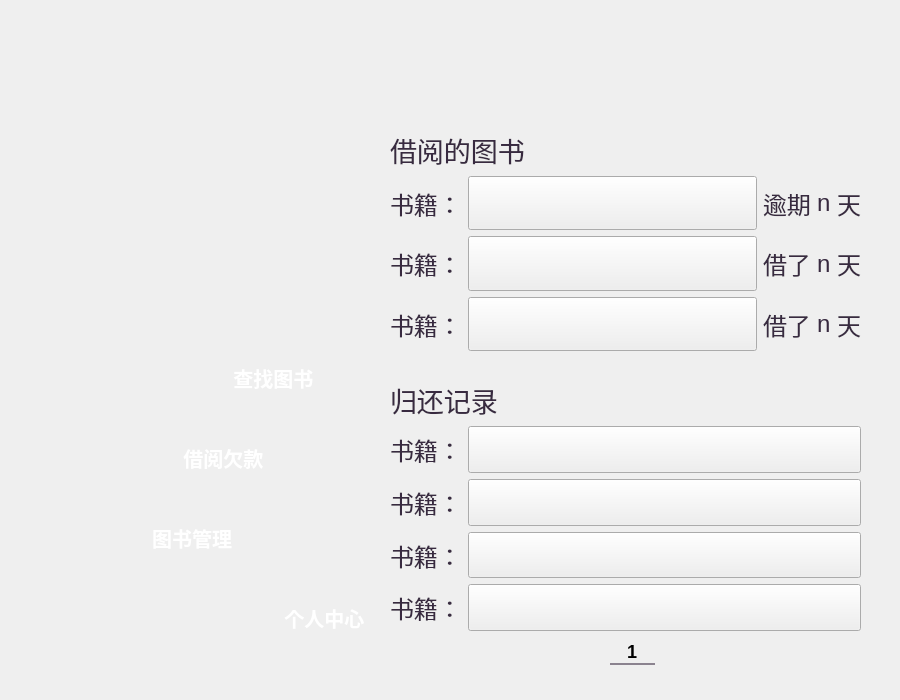
<?xml version="1.0" encoding="UTF-8"?>
<ui version="4.0">
 <class>bookmode</class>
 <widget class="QWidget" name="bookmode">
  <property name="geometry">
   <rect>
    <x>0</x>
    <y>0</y>
    <width>900</width>
    <height>700</height>
   </rect>
  </property>
  <property name="windowTitle">
   <string>Form</string>
  </property>
  <property name="styleSheet">
   <string notr="true">QLabel
{
color:rgb(56,42,64);
}
QLineEdit
{
background-color:transparent;
border:none;
font:bold 18px ;
color:rgba(0,0,0);
border-bottom: 2px solid rgba(56,42,64,140);
}
QLineEdit:hover
{
background-color:transparent;
border:none;
font:bold 18px ;
color:rgb(56,42,64);
border-bottom: 2px solid rgb(56,42,64);
}
QPushButton#reduce_button
{
border:none;
image:url(:/image/Arrow L_X10.png);
}
QPushButton#reduce_button:hover
{
border:none;
image:url(:/image/Arrow L_X10-pressed.png);
}
QPushButton#raise_button
{
border:none;
image:url(:/image/Arrow R_X10.png);
}
QPushButton#raise_button:hover
{
border:none;
image:url(:/image/Arrow R_X10-pressed.png);
}
QPushButton#btnClose
{
border:none;
image:url(:/image/delet_button.png);
color:white;
}
QPushButton#btnClose:hover
{
image:url(:/image/delet_button_pressed.png);
color:white;
}

QPushButton#Update_Button
{
image:url(:/image/login.png);
color:white;
}
QPushButton#Update_Button:hover
{
image:url(:/image/login-pressed.png);
color:white;
}
QPushButton#PersonalMode_Button
{
border:none;
image:url(:/image/main_more.png);
color:white;
}
QPushButton#PersonalMode_Button:hover
{
image:url(:/image/main_more_pressed.png);
color:white;
}
QPushButton#PayMode_Button
{
border:none;
image:url(:/image/main_story.png);
color:white;
}
QPushButton#PayMode_Button:hover
{
image:url(:/image/main_story_pressed.png);
color:white;
}
QPushButton#BookMode_Button
{
border:none;
image:url(:/image/main_course_pressed.png);
color:white;
}
QPushButton#BookMode_Button:hover
{
image:url(:/image/main_course_pressed.png);
color:white;
}
QPushButton#FindBookMode_Button
{
border:none;
image:url(:/image/main_musicplay.png);
color:white;
}
QPushButton#FindBookMode_Button:hover
{
image:url(:/image/main_musicplay_pressed.png);
color:white;
}</string>
  </property>
  <widget class="QWidget" name="verticalLayoutWidget_4">
   <property name="geometry">
    <rect>
     <x>390</x>
     <y>380</y>
     <width>471</width>
     <height>251</height>
    </rect>
   </property>
   <layout class="QVBoxLayout" name="verticalLayout_3">
    <item>
     <widget class="QLabel" name="label_7">
      <property name="font">
       <font>
        <family>华文隶书</family>
        <pointsize>20</pointsize>
       </font>
      </property>
      <property name="text">
       <string>归还记录</string>
      </property>
     </widget>
    </item>
    <item>
     <layout class="QHBoxLayout" name="horizontalLayout_14">
      <item>
       <widget class="QLabel" name="d">
        <property name="sizePolicy">
         <sizepolicy hsizetype="Fixed" vsizetype="Preferred">
          <horstretch>0</horstretch>
          <verstretch>0</verstretch>
         </sizepolicy>
        </property>
        <property name="font">
         <font>
          <pointsize>18</pointsize>
         </font>
        </property>
        <property name="text">
         <string>书籍：</string>
        </property>
       </widget>
      </item>
      <item>
       <widget class="QPushButton" name="db">
        <property name="sizePolicy">
         <sizepolicy hsizetype="Preferred" vsizetype="Expanding">
          <horstretch>0</horstretch>
          <verstretch>0</verstretch>
         </sizepolicy>
        </property>
        <property name="font">
         <font>
          <pointsize>16</pointsize>
         </font>
        </property>
        <property name="styleSheet">
         <string notr="true">border: none;
    background-color: rgba(0, 0, 0, 0); /* 设置背景颜色为透明}</string>
        </property>
        <property name="text">
         <string/>
        </property>
       </widget>
      </item>
     </layout>
    </item>
    <item>
     <layout class="QHBoxLayout" name="horizontalLayout_15">
      <item>
       <widget class="QLabel" name="d_2">
        <property name="sizePolicy">
         <sizepolicy hsizetype="Fixed" vsizetype="Preferred">
          <horstretch>0</horstretch>
          <verstretch>0</verstretch>
         </sizepolicy>
        </property>
        <property name="font">
         <font>
          <pointsize>18</pointsize>
         </font>
        </property>
        <property name="text">
         <string>书籍：</string>
        </property>
       </widget>
      </item>
      <item>
       <widget class="QPushButton" name="db_2">
        <property name="sizePolicy">
         <sizepolicy hsizetype="Preferred" vsizetype="Expanding">
          <horstretch>0</horstretch>
          <verstretch>0</verstretch>
         </sizepolicy>
        </property>
        <property name="font">
         <font>
          <pointsize>16</pointsize>
         </font>
        </property>
        <property name="styleSheet">
         <string notr="true">border: none;
    background-color: rgba(0, 0, 0, 0); /* 设置背景颜色为透明}</string>
        </property>
        <property name="text">
         <string/>
        </property>
       </widget>
      </item>
     </layout>
    </item>
    <item>
     <layout class="QHBoxLayout" name="horizontalLayout_16">
      <item>
       <widget class="QLabel" name="d_3">
        <property name="sizePolicy">
         <sizepolicy hsizetype="Fixed" vsizetype="Preferred">
          <horstretch>0</horstretch>
          <verstretch>0</verstretch>
         </sizepolicy>
        </property>
        <property name="font">
         <font>
          <pointsize>18</pointsize>
         </font>
        </property>
        <property name="text">
         <string>书籍：</string>
        </property>
       </widget>
      </item>
      <item>
       <widget class="QPushButton" name="db_3">
        <property name="sizePolicy">
         <sizepolicy hsizetype="Preferred" vsizetype="Expanding">
          <horstretch>0</horstretch>
          <verstretch>0</verstretch>
         </sizepolicy>
        </property>
        <property name="font">
         <font>
          <pointsize>16</pointsize>
         </font>
        </property>
        <property name="styleSheet">
         <string notr="true">border: none;
    background-color: rgba(0, 0, 0, 0); /* 设置背景颜色为透明}</string>
        </property>
        <property name="text">
         <string/>
        </property>
       </widget>
      </item>
     </layout>
    </item>
    <item>
     <layout class="QHBoxLayout" name="horizontalLayout_19">
      <item>
       <widget class="QLabel" name="d_4">
        <property name="sizePolicy">
         <sizepolicy hsizetype="Fixed" vsizetype="Preferred">
          <horstretch>0</horstretch>
          <verstretch>0</verstretch>
         </sizepolicy>
        </property>
        <property name="font">
         <font>
          <pointsize>18</pointsize>
         </font>
        </property>
        <property name="text">
         <string>书籍：</string>
        </property>
       </widget>
      </item>
      <item>
       <widget class="QPushButton" name="db_4">
        <property name="sizePolicy">
         <sizepolicy hsizetype="Preferred" vsizetype="Expanding">
          <horstretch>0</horstretch>
          <verstretch>0</verstretch>
         </sizepolicy>
        </property>
        <property name="font">
         <font>
          <pointsize>16</pointsize>
         </font>
        </property>
        <property name="styleSheet">
         <string notr="true">border: none;
    background-color: rgba(0, 0, 0, 0); /* 设置背景颜色为透明}</string>
        </property>
        <property name="text">
         <string/>
        </property>
       </widget>
      </item>
     </layout>
    </item>
   </layout>
  </widget>
  <widget class="QWidget" name="verticalLayoutWidget_3">
   <property name="geometry">
    <rect>
     <x>390</x>
     <y>130</y>
     <width>471</width>
     <height>221</height>
    </rect>
   </property>
   <layout class="QVBoxLayout" name="verticalLayout">
    <item>
     <widget class="QLabel" name="label_5">
      <property name="font">
       <font>
        <family>华文隶书</family>
        <pointsize>20</pointsize>
       </font>
      </property>
      <property name="text">
       <string>借阅的图书</string>
      </property>
     </widget>
    </item>
    <item>
     <layout class="QHBoxLayout" name="horizontalLayout_11">
      <item>
       <widget class="QLabel" name="n1">
        <property name="sizePolicy">
         <sizepolicy hsizetype="Fixed" vsizetype="Preferred">
          <horstretch>0</horstretch>
          <verstretch>0</verstretch>
         </sizepolicy>
        </property>
        <property name="font">
         <font>
          <pointsize>18</pointsize>
         </font>
        </property>
        <property name="text">
         <string>书籍：</string>
        </property>
       </widget>
      </item>
      <item>
       <widget class="QPushButton" name="bookk">
        <property name="sizePolicy">
         <sizepolicy hsizetype="Preferred" vsizetype="Expanding">
          <horstretch>0</horstretch>
          <verstretch>0</verstretch>
         </sizepolicy>
        </property>
        <property name="font">
         <font>
          <pointsize>16</pointsize>
         </font>
        </property>
        <property name="styleSheet">
         <string notr="true">border: none;
    background-color: rgba(0, 0, 0, 0); /* 设置背景颜色为透明}</string>
        </property>
        <property name="text">
         <string/>
        </property>
       </widget>
      </item>
      <item>
       <widget class="QLabel" name="n11">
        <property name="sizePolicy">
         <sizepolicy hsizetype="Fixed" vsizetype="Preferred">
          <horstretch>0</horstretch>
          <verstretch>0</verstretch>
         </sizepolicy>
        </property>
        <property name="font">
         <font>
          <pointsize>18</pointsize>
         </font>
        </property>
        <property name="text">
         <string>逾期</string>
        </property>
       </widget>
      </item>
      <item>
       <widget class="QLabel" name="day1">
        <property name="sizePolicy">
         <sizepolicy hsizetype="Fixed" vsizetype="Preferred">
          <horstretch>0</horstretch>
          <verstretch>0</verstretch>
         </sizepolicy>
        </property>
        <property name="font">
         <font>
          <pointsize>18</pointsize>
         </font>
        </property>
        <property name="text">
         <string>n</string>
        </property>
       </widget>
      </item>
      <item>
       <widget class="QLabel" name="n111">
        <property name="sizePolicy">
         <sizepolicy hsizetype="Fixed" vsizetype="Preferred">
          <horstretch>0</horstretch>
          <verstretch>0</verstretch>
         </sizepolicy>
        </property>
        <property name="font">
         <font>
          <pointsize>18</pointsize>
         </font>
        </property>
        <property name="text">
         <string>天</string>
        </property>
       </widget>
      </item>
     </layout>
    </item>
    <item>
     <layout class="QHBoxLayout" name="horizontalLayout_12">
      <item>
       <widget class="QLabel" name="n1_2">
        <property name="sizePolicy">
         <sizepolicy hsizetype="Fixed" vsizetype="Preferred">
          <horstretch>0</horstretch>
          <verstretch>0</verstretch>
         </sizepolicy>
        </property>
        <property name="font">
         <font>
          <pointsize>18</pointsize>
         </font>
        </property>
        <property name="text">
         <string>书籍：</string>
        </property>
       </widget>
      </item>
      <item>
       <widget class="QPushButton" name="bookk_2">
        <property name="sizePolicy">
         <sizepolicy hsizetype="Preferred" vsizetype="Expanding">
          <horstretch>0</horstretch>
          <verstretch>0</verstretch>
         </sizepolicy>
        </property>
        <property name="font">
         <font>
          <pointsize>16</pointsize>
         </font>
        </property>
        <property name="styleSheet">
         <string notr="true">border: none;
    background-color: rgba(0, 0, 0, 0); /* 设置背景颜色为透明}</string>
        </property>
        <property name="text">
         <string/>
        </property>
       </widget>
      </item>
      <item>
       <widget class="QLabel" name="n11_2">
        <property name="sizePolicy">
         <sizepolicy hsizetype="Fixed" vsizetype="Preferred">
          <horstretch>0</horstretch>
          <verstretch>0</verstretch>
         </sizepolicy>
        </property>
        <property name="font">
         <font>
          <pointsize>18</pointsize>
         </font>
        </property>
        <property name="text">
         <string>借了</string>
        </property>
       </widget>
      </item>
      <item>
       <widget class="QLabel" name="day_2">
        <property name="sizePolicy">
         <sizepolicy hsizetype="Fixed" vsizetype="Preferred">
          <horstretch>0</horstretch>
          <verstretch>0</verstretch>
         </sizepolicy>
        </property>
        <property name="font">
         <font>
          <pointsize>18</pointsize>
         </font>
        </property>
        <property name="text">
         <string>n</string>
        </property>
       </widget>
      </item>
      <item>
       <widget class="QLabel" name="n111_2">
        <property name="sizePolicy">
         <sizepolicy hsizetype="Fixed" vsizetype="Preferred">
          <horstretch>0</horstretch>
          <verstretch>0</verstretch>
         </sizepolicy>
        </property>
        <property name="font">
         <font>
          <pointsize>18</pointsize>
         </font>
        </property>
        <property name="text">
         <string>天</string>
        </property>
       </widget>
      </item>
     </layout>
    </item>
    <item>
     <layout class="QHBoxLayout" name="horizontalLayout_13">
      <item>
       <widget class="QLabel" name="n1_3">
        <property name="sizePolicy">
         <sizepolicy hsizetype="Fixed" vsizetype="Preferred">
          <horstretch>0</horstretch>
          <verstretch>0</verstretch>
         </sizepolicy>
        </property>
        <property name="font">
         <font>
          <pointsize>18</pointsize>
         </font>
        </property>
        <property name="text">
         <string>书籍：</string>
        </property>
       </widget>
      </item>
      <item>
       <widget class="QPushButton" name="bookk_3">
        <property name="sizePolicy">
         <sizepolicy hsizetype="Preferred" vsizetype="Expanding">
          <horstretch>0</horstretch>
          <verstretch>0</verstretch>
         </sizepolicy>
        </property>
        <property name="font">
         <font>
          <pointsize>16</pointsize>
         </font>
        </property>
        <property name="styleSheet">
         <string notr="true">border: none;
    background-color: rgba(0, 0, 0, 0); /* 设置背景颜色为透明}</string>
        </property>
        <property name="text">
         <string/>
        </property>
       </widget>
      </item>
      <item>
       <widget class="QLabel" name="n11_3">
        <property name="sizePolicy">
         <sizepolicy hsizetype="Fixed" vsizetype="Preferred">
          <horstretch>0</horstretch>
          <verstretch>0</verstretch>
         </sizepolicy>
        </property>
        <property name="font">
         <font>
          <pointsize>18</pointsize>
         </font>
        </property>
        <property name="text">
         <string>借了</string>
        </property>
       </widget>
      </item>
      <item>
       <widget class="QLabel" name="day_3">
        <property name="sizePolicy">
         <sizepolicy hsizetype="Fixed" vsizetype="Preferred">
          <horstretch>0</horstretch>
          <verstretch>0</verstretch>
         </sizepolicy>
        </property>
        <property name="font">
         <font>
          <pointsize>18</pointsize>
         </font>
        </property>
        <property name="text">
         <string>n</string>
        </property>
       </widget>
      </item>
      <item>
       <widget class="QLabel" name="n111_3">
        <property name="sizePolicy">
         <sizepolicy hsizetype="Fixed" vsizetype="Preferred">
          <horstretch>0</horstretch>
          <verstretch>0</verstretch>
         </sizepolicy>
        </property>
        <property name="font">
         <font>
          <pointsize>18</pointsize>
         </font>
        </property>
        <property name="text">
         <string>天</string>
        </property>
       </widget>
      </item>
     </layout>
    </item>
   </layout>
  </widget>
  <widget class="QPushButton" name="PersonalMode_Button">
   <property name="enabled">
    <bool>true</bool>
   </property>
   <property name="geometry">
    <rect>
     <x>130</x>
     <y>580</y>
     <width>300</width>
     <height>75</height>
    </rect>
   </property>
   <property name="sizePolicy">
    <sizepolicy hsizetype="Expanding" vsizetype="Expanding">
     <horstretch>0</horstretch>
     <verstretch>0</verstretch>
    </sizepolicy>
   </property>
   <property name="font">
    <font>
     <pointsize>15</pointsize>
     <bold>true</bold>
    </font>
   </property>
   <property name="focusPolicy">
    <enum>Qt::ClickFocus</enum>
   </property>
   <property name="layoutDirection">
    <enum>Qt::LeftToRight</enum>
   </property>
   <property name="autoFillBackground">
    <bool>false</bool>
   </property>
   <property name="styleSheet">
    <string notr="true">QPushButton {
    color: white;
}
</string>
   </property>
   <property name="text">
    <string>                个人中心</string>
   </property>
   <property name="flat">
    <bool>true</bool>
   </property>
  </widget>
  <widget class="QPushButton" name="BookMode_Button">
   <property name="enabled">
    <bool>true</bool>
   </property>
   <property name="geometry">
    <rect>
     <x>20</x>
     <y>500</y>
     <width>300</width>
     <height>75</height>
    </rect>
   </property>
   <property name="sizePolicy">
    <sizepolicy hsizetype="Expanding" vsizetype="Expanding">
     <horstretch>0</horstretch>
     <verstretch>0</verstretch>
    </sizepolicy>
   </property>
   <property name="palette">
    <palette>
     <active>
      <colorrole role="WindowText">
       <brush brushstyle="SolidPattern">
        <color alpha="255">
         <red>128</red>
         <green>128</green>
         <blue>128</blue>
        </color>
       </brush>
      </colorrole>
      <colorrole role="Button">
       <brush brushstyle="SolidPattern">
        <color alpha="255">
         <red>128</red>
         <green>128</green>
         <blue>128</blue>
        </color>
       </brush>
      </colorrole>
      <colorrole role="Text">
       <brush brushstyle="SolidPattern">
        <color alpha="255">
         <red>128</red>
         <green>128</green>
         <blue>128</blue>
        </color>
       </brush>
      </colorrole>
      <colorrole role="ButtonText">
       <brush brushstyle="SolidPattern">
        <color alpha="255">
         <red>128</red>
         <green>128</green>
         <blue>128</blue>
        </color>
       </brush>
      </colorrole>
      <colorrole role="Base">
       <brush brushstyle="SolidPattern">
        <color alpha="255">
         <red>128</red>
         <green>128</green>
         <blue>128</blue>
        </color>
       </brush>
      </colorrole>
      <colorrole role="Window">
       <brush brushstyle="SolidPattern">
        <color alpha="255">
         <red>128</red>
         <green>128</green>
         <blue>128</blue>
        </color>
       </brush>
      </colorrole>
      <colorrole role="PlaceholderText">
       <brush brushstyle="SolidPattern">
        <color alpha="128">
         <red>128</red>
         <green>128</green>
         <blue>128</blue>
        </color>
       </brush>
      </colorrole>
     </active>
     <inactive>
      <colorrole role="WindowText">
       <brush brushstyle="SolidPattern">
        <color alpha="255">
         <red>128</red>
         <green>128</green>
         <blue>128</blue>
        </color>
       </brush>
      </colorrole>
      <colorrole role="Button">
       <brush brushstyle="SolidPattern">
        <color alpha="255">
         <red>128</red>
         <green>128</green>
         <blue>128</blue>
        </color>
       </brush>
      </colorrole>
      <colorrole role="Text">
       <brush brushstyle="SolidPattern">
        <color alpha="255">
         <red>128</red>
         <green>128</green>
         <blue>128</blue>
        </color>
       </brush>
      </colorrole>
      <colorrole role="ButtonText">
       <brush brushstyle="SolidPattern">
        <color alpha="255">
         <red>128</red>
         <green>128</green>
         <blue>128</blue>
        </color>
       </brush>
      </colorrole>
      <colorrole role="Base">
       <brush brushstyle="SolidPattern">
        <color alpha="255">
         <red>128</red>
         <green>128</green>
         <blue>128</blue>
        </color>
       </brush>
      </colorrole>
      <colorrole role="Window">
       <brush brushstyle="SolidPattern">
        <color alpha="255">
         <red>128</red>
         <green>128</green>
         <blue>128</blue>
        </color>
       </brush>
      </colorrole>
      <colorrole role="PlaceholderText">
       <brush brushstyle="SolidPattern">
        <color alpha="128">
         <red>128</red>
         <green>128</green>
         <blue>128</blue>
        </color>
       </brush>
      </colorrole>
     </inactive>
     <disabled>
      <colorrole role="WindowText">
       <brush brushstyle="SolidPattern">
        <color alpha="255">
         <red>128</red>
         <green>128</green>
         <blue>128</blue>
        </color>
       </brush>
      </colorrole>
      <colorrole role="Button">
       <brush brushstyle="SolidPattern">
        <color alpha="255">
         <red>128</red>
         <green>128</green>
         <blue>128</blue>
        </color>
       </brush>
      </colorrole>
      <colorrole role="Text">
       <brush brushstyle="SolidPattern">
        <color alpha="255">
         <red>128</red>
         <green>128</green>
         <blue>128</blue>
        </color>
       </brush>
      </colorrole>
      <colorrole role="ButtonText">
       <brush brushstyle="SolidPattern">
        <color alpha="255">
         <red>128</red>
         <green>128</green>
         <blue>128</blue>
        </color>
       </brush>
      </colorrole>
      <colorrole role="Base">
       <brush brushstyle="SolidPattern">
        <color alpha="255">
         <red>128</red>
         <green>128</green>
         <blue>128</blue>
        </color>
       </brush>
      </colorrole>
      <colorrole role="Window">
       <brush brushstyle="SolidPattern">
        <color alpha="255">
         <red>128</red>
         <green>128</green>
         <blue>128</blue>
        </color>
       </brush>
      </colorrole>
      <colorrole role="PlaceholderText">
       <brush brushstyle="SolidPattern">
        <color alpha="128">
         <red>128</red>
         <green>128</green>
         <blue>128</blue>
        </color>
       </brush>
      </colorrole>
     </disabled>
    </palette>
   </property>
   <property name="font">
    <font>
     <pointsize>15</pointsize>
     <bold>true</bold>
    </font>
   </property>
   <property name="mouseTracking">
    <bool>true</bool>
   </property>
   <property name="acceptDrops">
    <bool>false</bool>
   </property>
   <property name="layoutDirection">
    <enum>Qt::LeftToRight</enum>
   </property>
   <property name="autoFillBackground">
    <bool>false</bool>
   </property>
   <property name="styleSheet">
    <string notr="true">QPushButton {
    color: white;
}</string>
   </property>
   <property name="text">
    <string>        图书管理</string>
   </property>
   <property name="flat">
    <bool>true</bool>
   </property>
  </widget>
  <widget class="QPushButton" name="FindBookMode_Button">
   <property name="geometry">
    <rect>
     <x>90</x>
     <y>340</y>
     <width>300</width>
     <height>75</height>
    </rect>
   </property>
   <property name="sizePolicy">
    <sizepolicy hsizetype="Expanding" vsizetype="Expanding">
     <horstretch>0</horstretch>
     <verstretch>0</verstretch>
    </sizepolicy>
   </property>
   <property name="font">
    <font>
     <pointsize>15</pointsize>
     <bold>true</bold>
    </font>
   </property>
   <property name="layoutDirection">
    <enum>Qt::LeftToRight</enum>
   </property>
   <property name="autoFillBackground">
    <bool>false</bool>
   </property>
   <property name="styleSheet">
    <string notr="true">QPushButton {
    color: white;
}
</string>
   </property>
   <property name="text">
    <string>            查找图书</string>
   </property>
   <property name="flat">
    <bool>true</bool>
   </property>
  </widget>
  <widget class="QPushButton" name="PayMode_Button">
   <property name="geometry">
    <rect>
     <x>40</x>
     <y>420</y>
     <width>300</width>
     <height>75</height>
    </rect>
   </property>
   <property name="sizePolicy">
    <sizepolicy hsizetype="Expanding" vsizetype="Expanding">
     <horstretch>0</horstretch>
     <verstretch>0</verstretch>
    </sizepolicy>
   </property>
   <property name="font">
    <font>
     <pointsize>15</pointsize>
     <bold>true</bold>
    </font>
   </property>
   <property name="layoutDirection">
    <enum>Qt::LeftToRight</enum>
   </property>
   <property name="autoFillBackground">
    <bool>false</bool>
   </property>
   <property name="styleSheet">
    <string notr="true">QPushButton {
    color: white;
}
</string>
   </property>
   <property name="text">
    <string>            借阅欠款</string>
   </property>
   <property name="flat">
    <bool>true</bool>
   </property>
  </widget>
  <widget class="QLabel" name="label">
   <property name="geometry">
    <rect>
     <x>20</x>
     <y>20</y>
     <width>860</width>
     <height>660</height>
    </rect>
   </property>
   <property name="text">
    <string/>
   </property>
   <property name="pixmap">
    <pixmap resource="Logo.qrc">:/image/bg_light.png</pixmap>
   </property>
   <property name="scaledContents">
    <bool>true</bool>
   </property>
  </widget>
  <widget class="QLabel" name="label_2">
   <property name="geometry">
    <rect>
     <x>0</x>
     <y>10</y>
     <width>520</width>
     <height>520</height>
    </rect>
   </property>
   <property name="text">
    <string/>
   </property>
   <property name="pixmap">
    <pixmap resource="Logo.qrc">:/image/45.png</pixmap>
   </property>
   <property name="scaledContents">
    <bool>true</bool>
   </property>
  </widget>
  <widget class="QLabel" name="label_3">
   <property name="geometry">
    <rect>
     <x>389</x>
     <y>130</y>
     <width>491</width>
     <height>501</height>
    </rect>
   </property>
   <property name="text">
    <string/>
   </property>
   <property name="pixmap">
    <pixmap resource="Logo.qrc">:/image/bg_shadow.png</pixmap>
   </property>
   <property name="scaledContents">
    <bool>true</bool>
   </property>
  </widget>
  <widget class="QLabel" name="label_4">
   <property name="geometry">
    <rect>
     <x>590</x>
     <y>660</y>
     <width>80</width>
     <height>20</height>
    </rect>
   </property>
   <property name="text">
    <string/>
   </property>
   <property name="pixmap">
    <pixmap resource="Logo.qrc">:/image/Shadow.png</pixmap>
   </property>
  </widget>
  <widget class="QPushButton" name="btnClose">
   <property name="geometry">
    <rect>
     <x>832</x>
     <y>20</y>
     <width>48</width>
     <height>48</height>
    </rect>
   </property>
   <property name="text">
    <string/>
   </property>
   <property name="flat">
    <bool>true</bool>
   </property>
  </widget>
  <widget class="QPushButton" name="reduce_button">
   <property name="geometry">
    <rect>
     <x>560</x>
     <y>630</y>
     <width>50</width>
     <height>50</height>
    </rect>
   </property>
   <property name="sizePolicy">
    <sizepolicy hsizetype="Minimum" vsizetype="Expanding">
     <horstretch>0</horstretch>
     <verstretch>0</verstretch>
    </sizepolicy>
   </property>
   <property name="font">
    <font>
     <pointsize>16</pointsize>
    </font>
   </property>
   <property name="text">
    <string/>
   </property>
   <property name="flat">
    <bool>true</bool>
   </property>
  </widget>
  <widget class="QLineEdit" name="pages">
   <property name="geometry">
    <rect>
     <x>610</x>
     <y>640</y>
     <width>45</width>
     <height>25</height>
    </rect>
   </property>
   <property name="sizePolicy">
    <sizepolicy hsizetype="Expanding" vsizetype="Expanding">
     <horstretch>0</horstretch>
     <verstretch>0</verstretch>
    </sizepolicy>
   </property>
   <property name="font">
    <font>
     <pointsize>-1</pointsize>
     <italic>false</italic>
     <bold>true</bold>
    </font>
   </property>
   <property name="layoutDirection">
    <enum>Qt::LeftToRight</enum>
   </property>
   <property name="text">
    <string>   1</string>
   </property>
  </widget>
  <widget class="QPushButton" name="raise_button">
   <property name="geometry">
    <rect>
     <x>660</x>
     <y>630</y>
     <width>50</width>
     <height>50</height>
    </rect>
   </property>
   <property name="sizePolicy">
    <sizepolicy hsizetype="Minimum" vsizetype="Expanding">
     <horstretch>0</horstretch>
     <verstretch>0</verstretch>
    </sizepolicy>
   </property>
   <property name="font">
    <font>
     <pointsize>16</pointsize>
    </font>
   </property>
   <property name="text">
    <string/>
   </property>
   <property name="flat">
    <bool>true</bool>
   </property>
  </widget>
  <zorder>label</zorder>
  <zorder>label_3</zorder>
  <zorder>label_2</zorder>
  <zorder>verticalLayoutWidget_4</zorder>
  <zorder>verticalLayoutWidget_3</zorder>
  <zorder>horizontalLayoutWidget_2</zorder>
  <zorder>PersonalMode_Button</zorder>
  <zorder>BookMode_Button</zorder>
  <zorder>FindBookMode_Button</zorder>
  <zorder>PayMode_Button</zorder>
  <zorder>reduce_button</zorder>
  <zorder>pages</zorder>
  <zorder>label_4</zorder>
  <zorder>raise_button</zorder>
  <zorder>btnClose</zorder>
 </widget>
 <resources>
  <include location="Logo.qrc"/>
 </resources>
 <connections/>
</ui>
